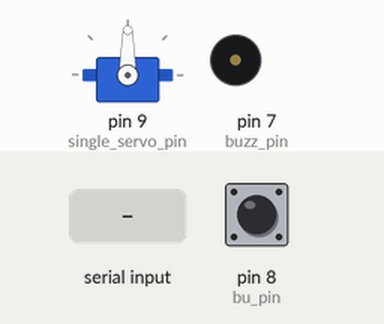
A sketch run on a simulated Arduino Uno, built with avr-gcc and run on an emulated ATmega328P. Shown: servo, buzzer (waves = sounding). The inputs (shaded band) are chosen by the test bench; at power-on: pin 8 (bu_pin) HIGH.

Above: at 1.2 s.
1.3 s: "1" received over Serial
At 1.7 s:
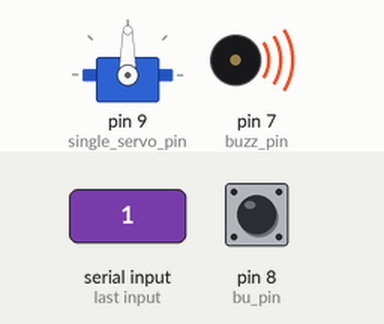
4.3 s: pin 8 (bu_pin) pulled LOW for 3.2 s
9.0 s: "0" received over Serial
At 9.9 s:
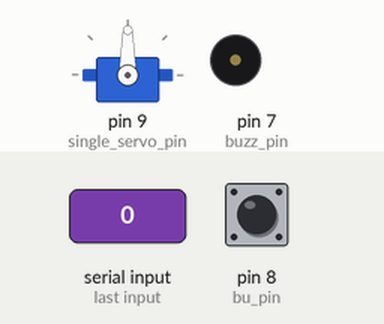
Timing chart, 0 to 12.0 s (numbered marks = the images above; inputs shaded):
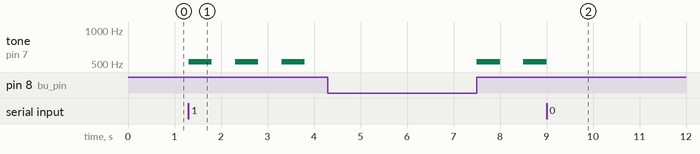

The sketch:

Flood_fence.ino
```cpp
#include<Servo.h>
int flood=0;//침수 상황 판단
int single_servo_pin=9;//왼쪽 서보모터 핀 9번
//int right_servo_pin=10;//오른쪽 서보모터 핀 10번
int bu_pin=8;//버튼 핀 8번
int buzz_pin=7;//부저 핀 7번
Servo single_servo;
//Servo right_servo;
int shield;//차수막
void setup()
{
  Serial.begin(9600);
  single_servo.attach(single_servo_pin);
  //right_servo.attach(right_servo_pin);
  pinMode(bu_pin,INPUT_PULLUP);
  pinMode(buzz_pin,OUTPUT);
}
void loop()
{
  while(Serial.available())//파이썬과 시리얼 통신
  {
    shield=Serial.read();
  }

   single_servo.write(90);
   //right_servo.write(90);//모터 작동 중지

   if(digitalRead(bu_pin)==1&&shield=='1')//부저 작동
   {
    tone(buzz_pin,523);
    delay(500);
    noTone(buzz_pin);
    delay(500);
   }

   else if(digitalRead(bu_pin)==1&&shield=='2')//차수막 신호
   {
    if(flood==0)
    {
      for(int i=0;i<3;i++)
      {
        single_servo.write(95);
        //right_servo.write(80);
        tone(buzz_pin,523);
        delay(500);
        noTone(buzz_pin);
        delay(500);
      }
    }
    flood=1;
    tone(buzz_pin,523);
    delay(500);
    noTone(buzz_pin);
    delay(500);
   }
  if(digitalRead(bu_pin)==0&&flood==1)//사용자 버튼 누름, 차수막 해제
  {
     single_servo.write(80);
     //right_servo.write(100);
     delay(3000);
     flood=0;
     shield='0';
  }
}
```

Measured:
- after the input at 1.3 s, tone on pin 7 (buzz_pin): alternates 523 Hz for 0.50 s and silent for 0.50 s, starting at once
- after the input at 9.0 s, tone on pin 7 (buzz_pin): goes on until 9.0 s, then stays silent
